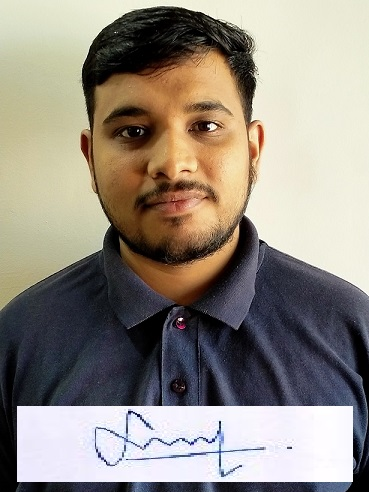
#> input picture OpenCV/1. Basics of OpenCV/IMG20201204124013.jpg, 369 x 492 px
$ jupyter execute 'OpenCV basics.ipynb'
#> lines starting #> are read from the running program, lines starting #| are printed output that depends on the picture; after the words box and inside, x2 and y2 are one past the last pixel; in counts of white or black regions, pixels touching at a corner belong together
[cell 1]
import cv2
img=cv2.imread("IMG20201204124013.jpg")
#> img is the input picture: shape (492, 369, 3); mean B, G, R 129.9, 139.7, 147.2
cv2.imshow("Sush",img)
cv2.waitKey(0)
cv2.destroyAllWindows()

[cell 2]
print(img.shape,img.size,img.dtype)
#| (492, 369, 3) 544644 uint8

[cell 3]
GrayImage=cv2.cvtColor(img,cv2.COLOR_BGR2GRAY)
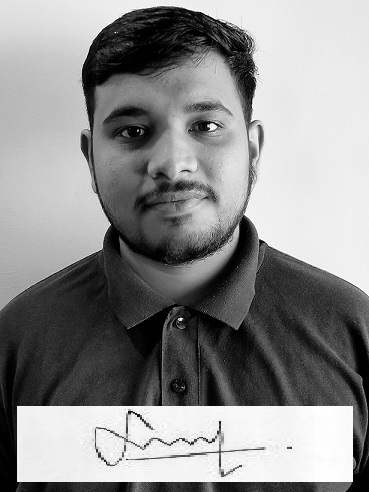
#> GrayImage: shape (492, 369); min 0, max 255, mean 140.8
cv2.imwrite("GrayImage.jpg",GrayImage)
cv2.imshow("GreySush",GrayImage)
cv2.waitKey(0)
cv2.destroyAllWindows()

[cell 4]
import imutils

[cell 5]
RSize=imutils.resize(GrayImage,width=1000)
cv2.imwrite("Rsize.jpg",RSize)
#> Out = True

[cell 6]
gausBlur=cv2.GaussianBlur(img,(11,11),0)
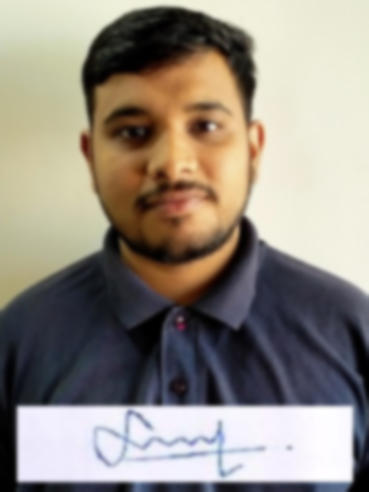
#> gausBlur: shape (492, 369, 3); mean B, G, R 129.9, 139.7, 147.2
cv2.imwrite("GBlur.jpg",gausBlur)
#> Out = True

[cell 7]
_,TI=cv2.threshold(GrayImage,25,150,cv2.THRESH_BINARY)
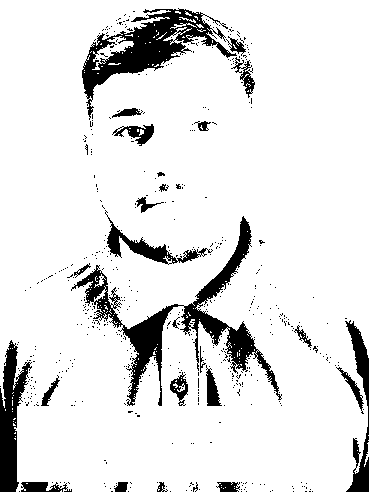
#> TI: shape (492, 369); values 0 (black) and 150 (white), 89.1% white; 532 black regions (506 under 20 px), largest, box (x1, y1, x2, y2) and area: (71, 216, 282, 406) 6024, (82, 8, 237, 120) 4674, (0, 340, 32, 492) 2435
cv2.imwrite("ThresHold.jpg",TI)
print(_)
#| 25.0

[cell 8]
img2=cv2.putText(TI,"Sush",(60,220),cv2.FONT_HERSHEY_SIMPLEX,0.5,(0,0,255),2)
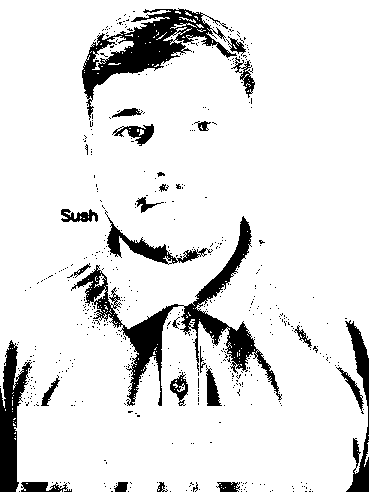
#> img2: shape (492, 369); values 0 (black) and 150 (white), 88.9% white; 533 black regions (506 under 20 px), largest, box (x1, y1, x2, y2) and area: (71, 216, 282, 406) 6024, (82, 8, 237, 120) 4674, (0, 340, 32, 492) 2435

[cell 9]
img3=cv2.rectangle(TI,(10,20),(60,220),(0,255,0),2)
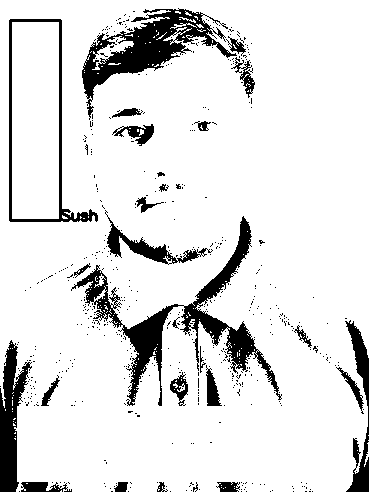
#> img3: shape (492, 369); values 0 (black) and 150 (white), 88.1% white; 533 black regions (506 under 20 px), largest, box (x1, y1, x2, y2) and area: (71, 216, 282, 406) 6024, (82, 8, 237, 120) 4674, (0, 340, 32, 492) 2435
cv2.imshow("Sush",img3)
cv2.waitKey(0)
cv2.destroyAllWindows()
cv2.imwrite("BoxText.jpg",img3)
#> Out = True
